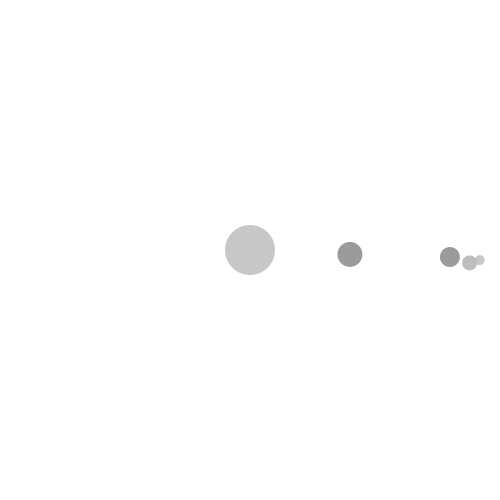
Frame 1 (no input)
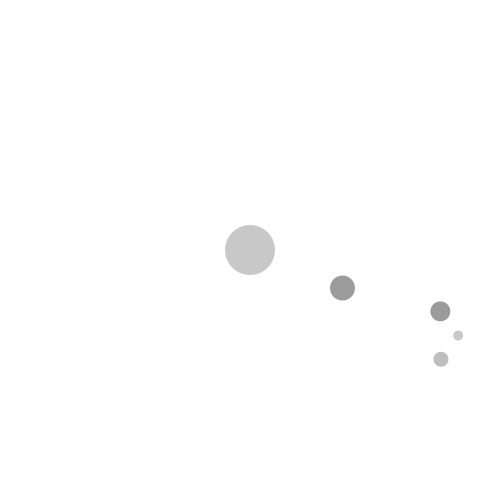
Frame 60 (the mouse pressed at the canvas centre just before this capture)
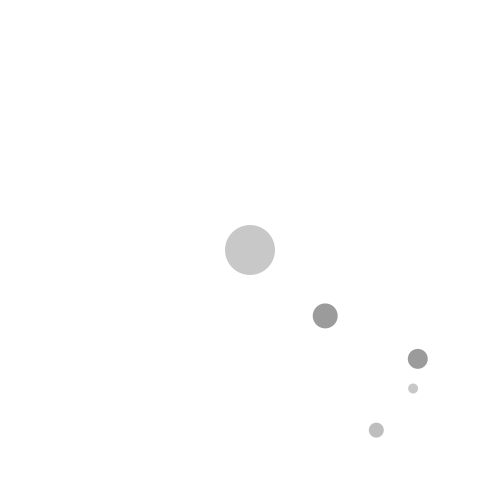
Frame 120 (the mouse held since frame 60 and released just before this capture)

The Processing sketch that drew these frames (run headless with seeded random() and noise(); from frame 60 on, the mouse is pressed at the canvas centre):

// Processing sketch: processing_60836
// ── processing_60836.pde

void setup() {
    size(500, 500);
    smooth();
}
 
 
void draw() { 
    background(255);
    noStroke();
    strokeWeight(0.5);
    
    fill(200);
    translate(width/2, height/2); // Move coordinate system to center (damit bezugspunkt zur rotation in der mitte ist)
    ellipseMode(CENTER);
    ellipse(0,0,50,50);
    
    
    //Ellipse_1+1a
    pushMatrix();

    rotate(millis() * 0.0008 * TWO_PI / 20.0);   // Move 360 degrees in ten second
    translate(200, 0);   // Move coordinate system to center of sketch
    fill(155);
    noStroke();
    ellipse(0, 0, 20, 20);
    pushMatrix();
    rotate(millis() * 0.0008 * TWO_PI / 10.0);   // Move 360 degrees in ten second
    translate(30, 0);   // Move coordinate system to center of sketch
    fill(200);
    noStroke();
    ellipse(0, 0, 10, 10);
        
    popMatrix();
    popMatrix();
    
    //Ellipse_2 
    pushMatrix();
    rotate(millis() * 0.001 * TWO_PI / 15.0);   // Move 360 degrees in ten second
    translate(220, 0);   // Move coordinate system to center of sketch
    fill(190);
    noStroke();
    ellipse(0, 0, 15, 15);
    popMatrix();
     
    //Ellipse_3 
    pushMatrix();
    rotate(millis() * 0.0005 * TWO_PI / 10.0);   // Move 360 degrees in ten second
    translate(100, 0);   // Move coordinate system to center of sketch
    fill(155);
    noStroke();
    ellipse(0, 0, 25, 25);
    popMatrix();
    
}
